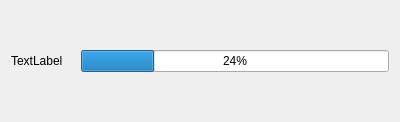
<?xml version="1.0" encoding="UTF-8"?>
<ui version="4.0">
 <class>NotificationWithProgress</class>
 <widget class="QWidget" name="NotificationWithProgress">
  <property name="geometry">
   <rect>
    <x>0</x>
    <y>0</y>
    <width>400</width>
    <height>122</height>
   </rect>
  </property>
  <property name="windowTitle">
   <string>Form</string>
  </property>
  <layout class="QHBoxLayout" name="horizontalLayout">
   <item>
    <widget class="QLabel" name="iconLabel">
     <property name="sizePolicy">
      <sizepolicy hsizetype="Fixed" vsizetype="Fixed">
       <horstretch>0</horstretch>
       <verstretch>0</verstretch>
      </sizepolicy>
     </property>
     <property name="minimumSize">
      <size>
       <width>64</width>
       <height>64</height>
      </size>
     </property>
     <property name="maximumSize">
      <size>
       <width>64</width>
       <height>64</height>
      </size>
     </property>
     <property name="text">
      <string>TextLabel</string>
     </property>
    </widget>
   </item>
   <item>
    <widget class="QProgressBar" name="progressBar">
     <property name="value">
      <number>24</number>
     </property>
    </widget>
   </item>
  </layout>
 </widget>
 <resources/>
 <connections/>
</ui>
